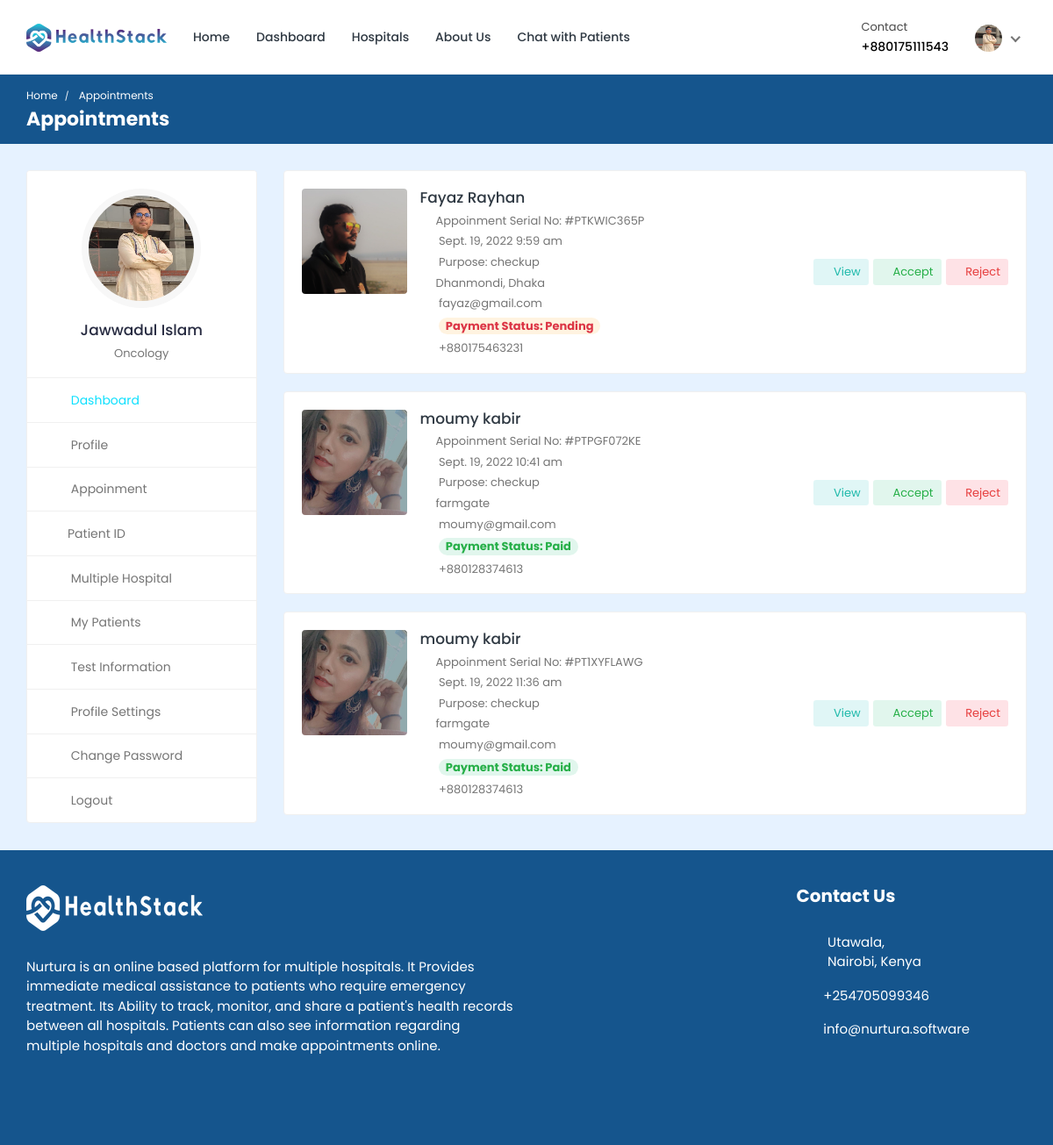
The app's page /doctor/appointments/ (signed in) with its own data.
### doctor/models.py (models this page shows, shortened)
class Doctor_Information(models.Model):
    DOCTOR_TYPE = (
        ('Cardiologists', 'Cardiologists'),
        ('Neurologists', 'Neurologists'),
        ('Pediatricians', 'Pediatricians'),
        ('Physiatrists', 'Physiatrists'),
        ('Dermatologists', 'Dermatologists'),
    )
    doctor_id = models.AutoField(primary_key=True)
    user = models.OneToOneField(User, on_delete=models.CASCADE, null=True, blank=True, related_name='profile')
    name = models.CharField(max_length=200, null=True, blank=True)
    username = models.CharField(max_length=200, null=True, blank=True)
    gender = models.CharField(max_length=200, null=True, blank=True)
    description = models.TextField(max_length=1000, null=True, blank=True)
    department = models.CharField(max_length=200, choices=DOCTOR_TYPE, null=True, blank=True)
    department_name = models.ForeignKey(hospital_department, on_delete=models.SET_NULL, null=True, blank=True)
    specialization = models.ForeignKey(specialization, on_delete=models.SET_NULL, null=True, blank=True)
    featured_image = models.ImageField(upload_to='doctors/', default='doctors/user-default.png', null=True, blank=True)
    certificate_image = models.ImageField(upload_to='doctors_certificate/', default='doctors_certificate/default.png', null=True, blank=True)
    email = models.EmailField(max_length=200, null=True, blank=True)
    phone_number = models.CharField(max_length=200, null=True, blank=True)
    nid = models.CharField(max_length=200, null=True, blank=True)
    visiting_hour = models.CharField(max_length=200, null=True, blank=True)
    consultation_fee = models.IntegerField(null=True, blank=True)
    report_fee = models.IntegerField(null=True, blank=True)
    dob = models.CharField(max_length=200, null=True, blank=True)
    institute = models.CharField(max_length=200, null=True, blank=True)
    degree = models.CharField(max_length=200, null=True, blank=True)
    completion_year = models.CharField(max_length=200, null=True, blank=True)
    work_place = models.CharField(max_length=200, null=True, blank=True)
    designation = models.CharField(max_length=200, null=True, blank=True)
    start_year = models.CharField(max_length=200, null=True, blank=True)
    end_year = models.CharField(max_length=200, null=True, blank=True)
    register_status =  models.CharField(max_length=200, null=True, blank=True)
    hospital_name = models.ForeignKey(Hospital_Information, on_delete=models.SET_NULL, null=True, blank=True)

class Appointment(models.Model):
    APPOINTMENT_TYPE = (
        ('report', 'report'),
        ('checkup', 'checkup'),
    )
    APPOINTMENT_STATUS = (
        ('pending', 'pending'),
        ('confirmed', 'confirmed'),
        ('cancelled', 'cancelled'),
    )
    id = models.AutoField(primary_key=True)
    date = models.DateField(null=True, blank=True)
    time = models.CharField(max_length=200, null=True, blank=True)
    doctor = models.ForeignKey(Doctor_Information, on_delete=models.CASCADE, null=True, blank=True)
    patient = models.ForeignKey(Patient, on_delete=models.CASCADE, null=True, blank=True)
    appointment_type = models.CharField(max_length=200, choices=APPOINTMENT_TYPE)
    appointment_status = models.CharField(max_length=200, choices=APPOINTMENT_STATUS)
    serial_number = models.CharField(max_length=200, null=True, blank=True)
    payment_status = models.CharField(max_length=200, null=True, blank=True, default='pending')
    transaction_id = models.CharField(max_length=255, null=True, blank=True)
    message = models.CharField(max_length=255, null=True, blank=True)

### hospital_admin/models.py (models this page shows, shortened)
class specialization(models.Model):
    specialization_id = models.AutoField(primary_key=True)
    specialization_name = models.CharField(max_length=200, null=True, blank=True)
    hospital = models.ForeignKey(Hospital_Information, on_delete=models.CASCADE, null=True, blank=True)

### hospital/models.py (models this page shows, shortened)
class Patient(models.Model):
    patient_id = models.AutoField(primary_key=True)
    user = models.OneToOneField(User, on_delete=models.CASCADE, null=True, blank=True, related_name='patient')
    name = models.CharField(max_length=200, null=True, blank=True)
    username = models.CharField(max_length=200, null=True, blank=True)
    age = models.IntegerField(null=True, blank=True)
    email = models.EmailField(max_length=200, null=True, blank=True)
    phone_number = models.IntegerField(null=True, blank=True)
    address = models.CharField(max_length=200, null=True, blank=True)
    featured_image = models.ImageField(upload_to='patients/', default='patients/user-default.png', null=True, blank=True)
    blood_group = models.CharField(max_length=200, null=True, blank=True)
    history = models.CharField(max_length=200, null=True, blank=True)
    dob = models.CharField(max_length=200, null=True, blank=True)
    nid = models.CharField(max_length=200, null=True, blank=True)
    serial_number = models.CharField(max_length=200, null=True, blank=True)
    login_status = models.CharField(max_length=200, null=True, blank=True, default="offline")

### doctor/views.py (the view)
# urls.py: path('appointments/',views.appointments, name='appointments'),
@csrf_exempt
@login_required(login_url="doctor-login")
def appointments(request):
    doctor = Doctor_Information.objects.get(user=request.user)
    appointments = Appointment.objects.filter(doctor=doctor).filter(appointment_status='pending').order_by('date')
    context = {'doctor': doctor, 'appointments': appointments}
    return render(request, 'appointments.html', context)

### templates/appointments.html (shortened to what this page needs)
{% load static %}
<!DOCTYPE html>
<html lang="en">
  <head>
    <link
      rel="stylesheet"
      href="{% static 'HealthStack-System/css/Normal/bootstrap.min.css' %}"
    />
    <link
      rel="stylesheet"
      href="{% static 'HealthStack-System/plugins/Normal/fontawesome/css/fontawesome.min.css' %}"
    />
    <link
      rel="stylesheet"
      href="{% static 'HealthStack-System/plugins/Normal/fontawesome/css/all.min.css' %}"
    />
    <link
      rel="stylesheet"
      href="{% static 'HealthStack-System/css/Normal/style.css' %}"
    />
  </head>
  <body>
    <div class="main-wrapper">
      <header class="header">{% include 'doctor-navbar.html' %}</header>
      <div class="breadcrumb-bar">
        <div class="container-fluid">
          <div class="row align-items-center">
            <div class="col-md-12 col-12">
              <nav aria-label="breadcrumb" class="page-breadcrumb">
                <ol class="breadcrumb">
                  <li class="breadcrumb-item">
                    <a href="index-2.html">Home</a>
                  </li>
                  <li class="breadcrumb-item active" aria-current="page">
                    Appointments
                  </li>
                </ol>
              </nav>
              <h2 class="breadcrumb-title">Appointments</h2>
            </div>
          </div>
        </div>
      </div>
      <div class="content">
        <div class="container-fluid">
          <div class="row">
            <div class="col-md-5 col-lg-4 col-xl-3 theiaStickySidebar">
              <div>{% include 'doctor-sidebar.html' %}</div>
            </div>
            <div class="col-md-7 col-lg-8 col-xl-9">
              <div class="appointments">
                {% for app in appointments %}
                <div class="appointment-list">
                  <div class="profile-info-widget">
                    <a href="patient-profile.html" class="booking-doc-img">
                      <img
                        src="{{app.patient.featured_image.url}}"
                        alt="User Image"
                      />
                    </a>
                    <div class="profile-det-info">
                      <h3><a href="{%url 'patient-profile' pk=app.patient.patient_id%}">{{app.patient.name}}</a></h3>
                      <div class="patient-details">
                        <h5>
                          <i class="fas fa-file"></i>Appoinment Serial No: #PT{{app.serial_number}}
                        </h5>
                        <h5>
                          <i class="far fa-clock"></i> {{app.date}} {{app.time}}
                        </h5>
                        <h5>
                          <i class="fas fa-briefcase-medical"></i> Purpose: {{app.appointment_type}}
                        </h5>
                        <h5>
                          <i class="fas fa-map-marker-alt"></i>{{app.patient.address}}
                        </h5>
                        <h5>
                          <i class="fas fa-envelope"></i> {{app.patient.email}}
                        </h5>
                        <h5>
                          {% if app.payment_status == 'pending' %}
                          <i class="fas fa-money-check-alt"></i> <span class="badge badge-pill bg-warning-light">Payment Status: Pending</span>
                          {% endif %}
                          {% if app.payment_status == 'VALID' %}
                          <i class="fas fa-money-check-alt"></i> <span class="badge badge-pill bg-success-light">Payment Status: Paid</span>
                          {% endif %}
                        </h5>
                        <h5 class="mb-0">
                          <i class="fas fa-phone"></i> +880{{app.patient.phone_number}}
                        </h5>
                      </div>
                    </div>
                  </div>
                  <div class="appointment-action">
                    <a href="#" class="btn btn-sm bg-info-light" data-toggle="modal" data-target="#appt_details"><i class="far fa-eye"></i> View</a>
                    <a href="{% url 'accept-appointment' pk=app.id %}" onclick="return confirm('Accept appointment?');" class="btn btn-sm bg-success-light"><i class="fas fa-check"></i> Accept</a>
                    <a href="{% url 'reject-appointment' pk=app.id %}" onclick="return confirm('Reject Appointment?');" class="btn btn-sm bg-danger-light"><i class="fas fa-times"></i> Reject</a>
                  </div>
                </div>
                {% endfor %}
              </div>
            </div>
          </div>
        </div>
      </div>
      {% include 'footer.html' %}
    </div>
  </body>
</html>

### templates/doctor-navbar.html (shortened to what this page needs)
{% load static %}
<nav class="navbar navbar-expand-lg header-nav">
  <div class="navbar-header">
    <a href="{% url 'hospital_home'%}" class="navbar-brand logo">
      <img
        src="{% static 'HealthStack-System/images/Normal/logo.jpg' %}"
        class="img-fluid"
        alt="Logo"
      />
    </a>
  </div>
  <div class="main-menu-wrapper">
    <ul class="main-nav">
      <li>
        <a href="{% url 'hospital_home'%}">Home</a>
      </li>
      <li>
        <a href="{% url 'doctor-dashboard'%}">Dashboard</a>
      </li>
      <li><a href="{% url 'multiple-hospital' %}" style="text-decoration: none;">Hospitals</a></li>
      <li>
        <a href="{% url 'about-us'%}">About Us</a>
      </li>
      <li>
        <a href="{% url 'chat-home' pk=user.id %}">Chat with Patients</a>
      </li>
    </ul>
  </div>
  <ul class="nav header-navbar-rht">
    <li class="nav-item contact-item">
      <div class="header-contact-img">
        <i class="far fa-hospital"></i>
      </div>
      <div class="header-contact-detail">
        <p class="contact-header">Contact</p>
        <p class="contact-info-header">+88{{doctor.phone_number}}</p>
      </div>
    </li>
    <li class="nav-item dropdown has-arrow logged-item">
      <a href="#" class="dropdown-toggle nav-link" data-toggle="dropdown">
        <span class="user-img">
          <img
            class="rounded-circle"
            src="{{ doctor.featured_image.url }}"
            width="31"
            alt="Darren Elder"
          />
        </span>
      </a>
    </li>
  </ul>
</nav>

### templates/doctor-sidebar.html (shortened to what this page needs)
{% load static %}
<div class="profile-sidebar">
  <div class="widget-profile pro-widget-content">
    <div class="profile-info-widget">
      <a href="#" class="booking-doc-img">
        <img
          src="{{ doctor.featured_image.url }}"
          alt="User Image"
        />
      </a>
      <div class="profile-det-info">
        <h3>{{ doctor.name }}</h3>
        <div class="patient-details">
          <h5 class="mb-0">{{doctor.specialization.specialization_name}}</h5>
        </div>
      </div>
    </div>
  </div>
  <div class="dashboard-widget">
    <nav class="dashboard-menu sidebar">
      <ul>
        <li class="active">
          <a href="{% url 'doctor-dashboard' %}">
            <i class="fas fa-columns"></i>
            <span>Dashboard</span>
          </a>
        </li>
        <li>
        <a href="{% url 'doctor-profile' pk=doctor.doctor_id %}">
          <i class="fas fa-user"></i>
          <span>Profile</span>
        </a>
      </li>
        <li>
          <a href="{% url 'appointments'%}">
            <i class="fas fa-user-circle"></i>
            <span>Appoinment</span>
          </a>
        </li>
        <li class="nav-item has-submenu">
            <a href="#" class="nav-link"><i class="fas fa-search"></i><span>Patient ID</span></a>
        </li>
        <li>
          <a href="{% url 'multiple-hospital' %}">
            <i class="fas fa-hospital"></i>
            <span>Multiple Hospital</span>
          </a>
      </li>
        <li>
          <a href="{% url 'my-patients' %}">
            <i class="fas fa-user-injured"></i>
            <span>My Patients</span>
          </a>
        </li>
        <li>
          <a href="{% url 'doctor-test-list'%}" target="_blank">
            <i class="fas fa-hourglass-start"></i>
            <span>Test Information</span>
          </a>
        </li>
        <li>
          <a
            href="{% url 'doctor-profile-settings' %}"
          >
            <i class="fas fa-user-cog"></i>
            <span>Profile Settings</span>
          </a>
        </li>
        <li>
          <a href="{% url 'doctor-change-password' pk=user.id%}">
            <i class="fas fa-lock"></i>
            <span>Change Password</span>
          </a>
        </li>
        <li>
          <a href="{% url 'doctor-logout'%}">
            <i class="fas fa-sign-out-alt"></i>
            <span>Logout</span>
          </a>
        </li>
      </ul>
    </nav>
  </div>
</div>

### records on screen
Doctor_Information: phone_number "0175111543", featured_image (picture), name "Jawwadul Islam", specialization.specialization_name "Oncology"
Appointment: patient.featured_image (picture), patient.name "Fayaz Rayhan", serial_number "KWIC365P", date "Sept. 19, 2022", time "9:59 am", appointment_type "checkup", patient.address "Dhanmondi, Dhaka", patient.email "fayaz@gmail.com", payment_status "Payment Status: Pending", patient.phone_number "175463231"
Appointment: patient.featured_image (picture), patient.name "moumy kabir", serial_number "PGF072KE", date "Sept. 19, 2022", time "10:41 am", appointment_type "checkup", patient.address "farmgate", patient.email "moumy@gmail.com", payment_status "Payment Status: Paid", patient.phone_number "128374613"
Appointment: patient.featured_image (picture), patient.name "moumy kabir", serial_number "1XYFLAWG", date "Sept. 19, 2022", time "11:36 am", appointment_type "checkup", patient.address "farmgate", patient.email "moumy@gmail.com", payment_status "Payment Status: Paid", patient.phone_number "128374613"
